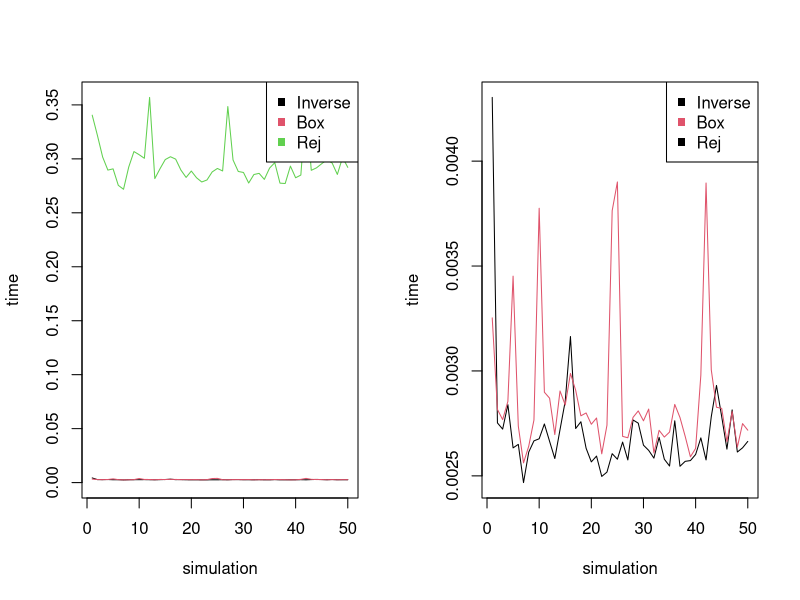
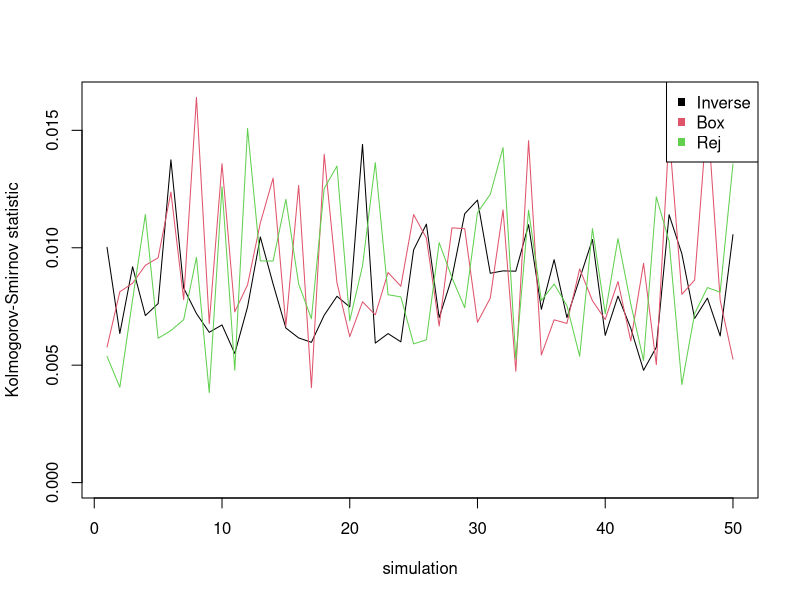
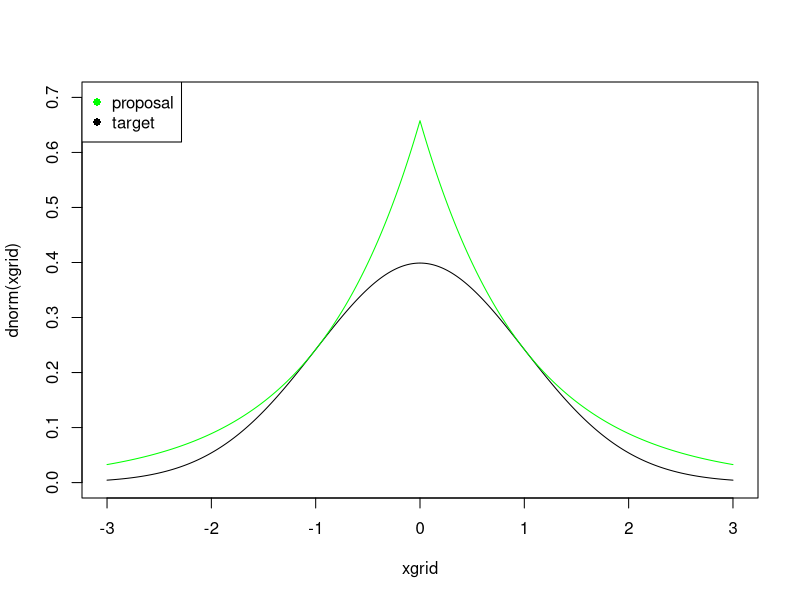

These figures' R source, in order:
library(VGAM)

N <-  1e4
sim <- 50

t_inv <- rep(0, sim)
t_box <- rep(0, sim)
t_rej <- rep(0, sim)
KS_stats_inv <- rep(0, sim)
KS_stats_box <- rep(0, sim)
KS_stats_rej  <- rep(0, sim)

for (i in 1:sim) {

  # Gaussian Samples via inverse transform
  s0 <- Sys.time()
  X <- rnorm(N)
  F_inv_ecdf <- ecdf(X)
  F_hat_inv_eval <- F_inv_ecdf(sort(X))
  F_inv_eval <- pnorm(sort(X))
  KS_stats_inv[i] <- max(abs(F_hat_inv_eval - F_inv_eval))
  t_inv[i] <- Sys.time() - s0
  
  # Gaussian Samples via Box-Muller transform
  s2 <- Sys.time()
  U1 <- runif(N)
  U2 <- runif(N)
  X_box <- sqrt(-2*log(U1))*cos(2*pi*U2)
  F_box_ecdf <- ecdf(X_box)
  F_hat_box_eval <- F_box_ecdf(sort(X_box))
  F_box_eval <- pnorm(sort(X_box))
  KS_stats_box[i] <- max(abs(F_hat_box_eval - F_box_eval))
  t_box[i] <- Sys.time() - s2
  
  # Gaussian Samples via rejection sampling
  # c <- sqrt(2/pi)*exp(1/2)
  # xgrid <- seq(-3, 3, 0.01)
  # plot(xgrid, dnorm(xgrid), ylim = c(0, 0.7), type = 'l')
  # lines(xgrid, c*dlaplace(xgrid), col = "blue")
  # legend("topleft", legend = c("proposal", "target"), col = c("green", "black"), pch = 16)
  
  s3 <- Sys.time()
  X_rej <- rep(0,N)
  c <- sqrt(2/pi)*exp(1/2)
  count <- 0
  while(count != N){
    Y <- rlaplace(1)
    Ue <- runif(1)
    if (Ue<1/c*dnorm(Y)/dlaplace(Y)){
      X_rej[count+1] <- Y
      count <- count + 1
    }
  }
  F_rej_ecdf <- ecdf(X_rej)
  F_hat_rej_eval <- F_rej_ecdf(sort(X_rej))
  F_rej_eval <- pnorm(sort(X_rej))
  KS_stats_rej[i] <- max(abs(F_hat_rej_eval - F_rej_eval))
  t_rej[i] <- Sys.time() - s3
}

leg <- c("Inverse", "Box", "Rej")

par(mfrow=c(1, 2))

plot(1:sim, t_inv, ylim = c(0, max(t_rej)), xlab = "simulation", ylab = "time", type = "l", col = 1)
lines(1:sim, t_box, col = 2)
lines(1:sim, t_rej, col = 3)
legend("topright", legend = leg, col = c(1:3), pch = 15)

plot(1:sim, t_inv, type = "l", col = 1, xlab = "simulation", ylab = "time")
lines(1:sim, t_box, col = 2)
legend("topright", legend = leg, col = c(1:2), pch = 15)

dev.off()

plot(1:sim, KS_stats_inv, ylim = c(0, max(KS_stats_box)), , xlab = "simulation", ylab = "Kolmogorov-Smirnov statistic", type = "l", col = 1)
lines(1:sim, KS_stats_box, col = 2)
lines(1:sim, KS_stats_rej, col = 3)
legend("topright", legend = leg, col = c(1:3), pch = 15)


c <- sqrt(2/pi)*exp(1/2)
xgrid <- seq(-3, 3, 0.01)
plot(xgrid, dnorm(xgrid), ylim = c(0, 0.7), type = 'l')
lines(xgrid, c*dlaplace(xgrid), col = "green")
legend("topleft", legend = c("proposal", "target"), col = c("green", "black"), pch = 16)
